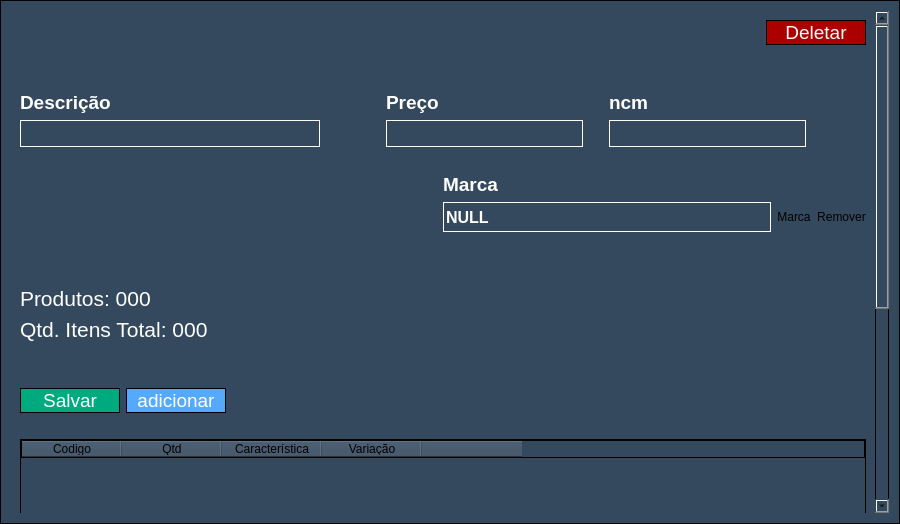
<?xml version="1.0" encoding="UTF-8"?>
<ui version="4.0">
 <class>Dialog</class>
 <widget class="QDialog" name="Dialog">
  <property name="windowModality">
   <enum>Qt::ApplicationModal</enum>
  </property>
  <property name="geometry">
   <rect>
    <x>0</x>
    <y>0</y>
    <width>900</width>
    <height>524</height>
   </rect>
  </property>
  <property name="minimumSize">
   <size>
    <width>900</width>
    <height>500</height>
   </size>
  </property>
  <property name="windowTitle">
   <string>Produto</string>
  </property>
  <property name="styleSheet">
   <string notr="true">background-color:#34495e;
border-color: rgb(0, 0, 0);
border:1px solid;

</string>
  </property>
  <property name="modal">
   <bool>true</bool>
  </property>
  <layout class="QGridLayout" name="gridLayout">
   <item row="0" column="1">
    <layout class="QGridLayout" name="gridLayout_2"/>
   </item>
   <item row="1" column="1">
    <widget class="QScrollArea" name="scrollArea">
     <property name="styleSheet">
      <string notr="true">border:none;
</string>
     </property>
     <property name="widgetResizable">
      <bool>true</bool>
     </property>
     <widget class="QWidget" name="scrollAreaWidgetContents_2">
      <property name="geometry">
       <rect>
        <x>0</x>
        <y>0</y>
        <width>865</width>
        <height>914</height>
       </rect>
      </property>
      <layout class="QGridLayout" name="gridLayout_3">
       <item row="2" column="0">
        <spacer name="horizontalSpacer_2">
         <property name="orientation">
          <enum>Qt::Horizontal</enum>
         </property>
         <property name="sizeHint" stdset="0">
          <size>
           <width>40</width>
           <height>20</height>
          </size>
         </property>
        </spacer>
       </item>
       <item row="8" column="0">
        <spacer name="horizontalSpacer_6">
         <property name="orientation">
          <enum>Qt::Horizontal</enum>
         </property>
         <property name="sizeHint" stdset="0">
          <size>
           <width>40</width>
           <height>20</height>
          </size>
         </property>
        </spacer>
       </item>
       <item row="1" column="0">
        <layout class="QHBoxLayout" name="horizontalLayout_14">
         <item>
          <spacer name="horizontalSpacer_30">
           <property name="orientation">
            <enum>Qt::Horizontal</enum>
           </property>
           <property name="sizeHint" stdset="0">
            <size>
             <width>40</width>
             <height>20</height>
            </size>
           </property>
          </spacer>
         </item>
         <item>
          <widget class="QPushButton" name="pushButton_deletar">
           <property name="minimumSize">
            <size>
             <width>100</width>
             <height>0</height>
            </size>
           </property>
           <property name="font">
            <font>
             <pointsize>14</pointsize>
            </font>
           </property>
           <property name="cursor">
            <cursorShape>PointingHandCursor</cursorShape>
           </property>
           <property name="styleSheet">
            <string notr="true">border:1px solid;
color: rgb(255, 255, 255);
background-color: rgb(170, 0, 0);</string>
           </property>
           <property name="text">
            <string>Deletar</string>
           </property>
          </widget>
         </item>
        </layout>
       </item>
       <item row="3" column="0">
        <layout class="QHBoxLayout" name="horizontalLayout">
         <item>
          <layout class="QVBoxLayout" name="verticalLayout">
           <item>
            <spacer name="horizontalSpacer_3">
             <property name="orientation">
              <enum>Qt::Horizontal</enum>
             </property>
             <property name="sizeHint" stdset="0">
              <size>
               <width>40</width>
               <height>20</height>
              </size>
             </property>
            </spacer>
           </item>
           <item>
            <widget class="QLabel" name="label">
             <property name="maximumSize">
              <size>
               <width>16777215</width>
               <height>30</height>
              </size>
             </property>
             <property name="font">
              <font>
               <pointsize>14</pointsize>
               <weight>75</weight>
               <bold>true</bold>
              </font>
             </property>
             <property name="styleSheet">
              <string notr="true">color: rgb(255, 255, 255);
border:none;</string>
             </property>
             <property name="text">
              <string>Descrição</string>
             </property>
            </widget>
           </item>
           <item>
            <widget class="QLineEdit" name="lineEdit_produto_descricao">
             <property name="minimumSize">
              <size>
               <width>300</width>
               <height>0</height>
              </size>
             </property>
             <property name="font">
              <font>
               <pointsize>14</pointsize>
              </font>
             </property>
             <property name="styleSheet">
              <string notr="true">color: rgb(255, 255, 255);
border:1px solid;
border-color: rgb(255, 255, 255);</string>
             </property>
             <property name="maxLength">
              <number>30</number>
             </property>
            </widget>
           </item>
           <item>
            <spacer name="verticalSpacer">
             <property name="orientation">
              <enum>Qt::Vertical</enum>
             </property>
             <property name="sizeHint" stdset="0">
              <size>
               <width>20</width>
               <height>40</height>
              </size>
             </property>
            </spacer>
           </item>
          </layout>
         </item>
         <item>
          <spacer name="verticalSpacer_6">
           <property name="orientation">
            <enum>Qt::Vertical</enum>
           </property>
           <property name="sizeHint" stdset="0">
            <size>
             <width>20</width>
             <height>40</height>
            </size>
           </property>
          </spacer>
         </item>
         <item>
          <spacer name="verticalSpacer_5">
           <property name="orientation">
            <enum>Qt::Vertical</enum>
           </property>
           <property name="sizeHint" stdset="0">
            <size>
             <width>20</width>
             <height>40</height>
            </size>
           </property>
          </spacer>
         </item>
         <item>
          <spacer name="verticalSpacer_7">
           <property name="orientation">
            <enum>Qt::Vertical</enum>
           </property>
           <property name="sizeHint" stdset="0">
            <size>
             <width>20</width>
             <height>40</height>
            </size>
           </property>
          </spacer>
         </item>
         <item>
          <layout class="QVBoxLayout" name="verticalLayout_2">
           <item>
            <spacer name="horizontalSpacer_4">
             <property name="orientation">
              <enum>Qt::Horizontal</enum>
             </property>
             <property name="sizeHint" stdset="0">
              <size>
               <width>40</width>
               <height>20</height>
              </size>
             </property>
            </spacer>
           </item>
           <item>
            <widget class="QLabel" name="label_2">
             <property name="maximumSize">
              <size>
               <width>16777215</width>
               <height>30</height>
              </size>
             </property>
             <property name="font">
              <font>
               <pointsize>14</pointsize>
               <weight>75</weight>
               <bold>true</bold>
              </font>
             </property>
             <property name="styleSheet">
              <string notr="true">color: rgb(255, 255, 255);
border:none;</string>
             </property>
             <property name="text">
              <string>Preço</string>
             </property>
            </widget>
           </item>
           <item>
            <widget class="QLineEdit" name="lineEdit_produto_preco">
             <property name="font">
              <font>
               <pointsize>14</pointsize>
              </font>
             </property>
             <property name="styleSheet">
              <string notr="true">color: rgb(255, 255, 255);
border:1px solid;
border-color: rgb(255, 255, 255);</string>
             </property>
             <property name="maxLength">
              <number>25</number>
             </property>
            </widget>
           </item>
           <item>
            <spacer name="verticalSpacer_4">
             <property name="orientation">
              <enum>Qt::Vertical</enum>
             </property>
             <property name="sizeHint" stdset="0">
              <size>
               <width>20</width>
               <height>40</height>
              </size>
             </property>
            </spacer>
           </item>
           <item>
            <spacer name="verticalSpacer_2">
             <property name="orientation">
              <enum>Qt::Vertical</enum>
             </property>
             <property name="sizeHint" stdset="0">
              <size>
               <width>20</width>
               <height>40</height>
              </size>
             </property>
            </spacer>
           </item>
          </layout>
         </item>
         <item>
          <spacer name="verticalSpacer_52">
           <property name="orientation">
            <enum>Qt::Vertical</enum>
           </property>
           <property name="sizeHint" stdset="0">
            <size>
             <width>20</width>
             <height>40</height>
            </size>
           </property>
          </spacer>
         </item>
         <item>
          <layout class="QVBoxLayout" name="verticalLayout_3">
           <item>
            <spacer name="horizontalSpacer_5">
             <property name="orientation">
              <enum>Qt::Horizontal</enum>
             </property>
             <property name="sizeHint" stdset="0">
              <size>
               <width>40</width>
               <height>20</height>
              </size>
             </property>
            </spacer>
           </item>
           <item>
            <widget class="QLabel" name="label_3">
             <property name="maximumSize">
              <size>
               <width>16777215</width>
               <height>30</height>
              </size>
             </property>
             <property name="font">
              <font>
               <pointsize>14</pointsize>
               <weight>75</weight>
               <bold>true</bold>
              </font>
             </property>
             <property name="styleSheet">
              <string notr="true">color: rgb(255, 255, 255);
border:none;</string>
             </property>
             <property name="text">
              <string>ncm</string>
             </property>
            </widget>
           </item>
           <item>
            <widget class="QLineEdit" name="lineEdit_produto_ncm">
             <property name="font">
              <font>
               <pointsize>14</pointsize>
              </font>
             </property>
             <property name="styleSheet">
              <string notr="true">color: rgb(255, 255, 255);
border:1px solid;
border-color: rgb(255, 255, 255);</string>
             </property>
             <property name="maxLength">
              <number>15</number>
             </property>
            </widget>
           </item>
           <item>
            <spacer name="verticalSpacer_3">
             <property name="orientation">
              <enum>Qt::Vertical</enum>
             </property>
             <property name="sizeHint" stdset="0">
              <size>
               <width>20</width>
               <height>40</height>
              </size>
             </property>
            </spacer>
           </item>
          </layout>
         </item>
         <item>
          <spacer name="verticalSpacer_8">
           <property name="orientation">
            <enum>Qt::Vertical</enum>
           </property>
           <property name="sizeHint" stdset="0">
            <size>
             <width>20</width>
             <height>40</height>
            </size>
           </property>
          </spacer>
         </item>
         <item>
          <spacer name="verticalSpacer_9">
           <property name="orientation">
            <enum>Qt::Vertical</enum>
           </property>
           <property name="sizeHint" stdset="0">
            <size>
             <width>20</width>
             <height>40</height>
            </size>
           </property>
          </spacer>
         </item>
         <item>
          <spacer name="verticalSpacer_49">
           <property name="orientation">
            <enum>Qt::Vertical</enum>
           </property>
           <property name="sizeHint" stdset="0">
            <size>
             <width>20</width>
             <height>40</height>
            </size>
           </property>
          </spacer>
         </item>
        </layout>
       </item>
       <item row="6" column="0">
        <widget class="QLabel" name="label_menssage_produto_ver">
         <property name="font">
          <font>
           <pointsize>14</pointsize>
          </font>
         </property>
         <property name="styleSheet">
          <string notr="true">
color: rgb(170, 0, 0);</string>
         </property>
         <property name="text">
          <string/>
         </property>
        </widget>
       </item>
       <item row="11" column="0">
        <widget class="QTableWidget" name="tableWidget_produto_pesquisar">
         <property name="minimumSize">
          <size>
           <width>0</width>
           <height>400</height>
          </size>
         </property>
         <property name="styleSheet">
          <string notr="true">background-color:#34495e;
border-color: rgb(0, 0, 0);
border:1px solid;
selection-color:None;
selection-background-color:None;border:1px solid;</string>
         </property>
         <attribute name="verticalHeaderDefaultSectionSize">
          <number>60</number>
         </attribute>
         <column>
          <property name="text">
           <string>Codigo</string>
          </property>
         </column>
         <column>
          <property name="text">
           <string>Qtd</string>
          </property>
         </column>
         <column>
          <property name="text">
           <string>Característica</string>
          </property>
         </column>
         <column>
          <property name="text">
           <string>Variação</string>
          </property>
         </column>
         <column>
          <property name="text">
           <string/>
          </property>
         </column>
        </widget>
       </item>
       <item row="10" column="0">
        <spacer name="horizontalSpacer_7">
         <property name="orientation">
          <enum>Qt::Horizontal</enum>
         </property>
         <property name="sizeHint" stdset="0">
          <size>
           <width>40</width>
           <height>20</height>
          </size>
         </property>
        </spacer>
       </item>
       <item row="9" column="0">
        <layout class="QVBoxLayout" name="verticalLayout_17">
         <item>
          <widget class="QLabel" name="label_produto_qtd_produtos">
           <property name="font">
            <font>
             <pointsize>16</pointsize>
            </font>
           </property>
           <property name="styleSheet">
            <string notr="true">color: rgb(255, 255, 255);</string>
           </property>
           <property name="text">
            <string>Produtos: 000</string>
           </property>
          </widget>
         </item>
         <item>
          <widget class="QLabel" name="label_produto_qtd_itens">
           <property name="font">
            <font>
             <pointsize>16</pointsize>
            </font>
           </property>
           <property name="styleSheet">
            <string notr="true">color: rgb(255, 255, 255);</string>
           </property>
           <property name="text">
            <string>Qtd. Itens Total: 000</string>
           </property>
          </widget>
         </item>
         <item>
          <spacer name="horizontalSpacer">
           <property name="orientation">
            <enum>Qt::Horizontal</enum>
           </property>
           <property name="sizeHint" stdset="0">
            <size>
             <width>40</width>
             <height>20</height>
            </size>
           </property>
          </spacer>
         </item>
         <item>
          <spacer name="horizontalSpacer_8">
           <property name="orientation">
            <enum>Qt::Horizontal</enum>
           </property>
           <property name="sizeHint" stdset="0">
            <size>
             <width>40</width>
             <height>20</height>
            </size>
           </property>
          </spacer>
         </item>
         <item>
          <layout class="QHBoxLayout" name="horizontalLayout_13">
           <item>
            <widget class="QPushButton" name="pushButton_salvar">
             <property name="minimumSize">
              <size>
               <width>100</width>
               <height>0</height>
              </size>
             </property>
             <property name="font">
              <font>
               <pointsize>14</pointsize>
              </font>
             </property>
             <property name="cursor">
              <cursorShape>PointingHandCursor</cursorShape>
             </property>
             <property name="styleSheet">
              <string notr="true">border:1px solid;

color: rgb(255, 255, 255);
background-color: rgb(0, 170, 127);</string>
             </property>
             <property name="text">
              <string>Salvar</string>
             </property>
            </widget>
           </item>
           <item>
            <widget class="QPushButton" name="pushButton_adicionar">
             <property name="minimumSize">
              <size>
               <width>100</width>
               <height>0</height>
              </size>
             </property>
             <property name="font">
              <font>
               <pointsize>14</pointsize>
              </font>
             </property>
             <property name="cursor">
              <cursorShape>PointingHandCursor</cursorShape>
             </property>
             <property name="styleSheet">
              <string notr="true">border:1px solid;
color: rgb(255, 255, 255);
background-color: rgb(85, 170, 255);</string>
             </property>
             <property name="text">
              <string>adicionar</string>
             </property>
            </widget>
           </item>
           <item>
            <spacer name="horizontalSpacer_29">
             <property name="orientation">
              <enum>Qt::Horizontal</enum>
             </property>
             <property name="sizeHint" stdset="0">
              <size>
               <width>40</width>
               <height>20</height>
              </size>
             </property>
            </spacer>
           </item>
          </layout>
         </item>
        </layout>
       </item>
       <item row="5" column="0">
        <layout class="QHBoxLayout" name="horizontalLayout_2">
         <item>
          <spacer name="horizontalSpacer_9">
           <property name="orientation">
            <enum>Qt::Horizontal</enum>
           </property>
           <property name="sizeHint" stdset="0">
            <size>
             <width>40</width>
             <height>20</height>
            </size>
           </property>
          </spacer>
         </item>
         <item>
          <layout class="QVBoxLayout" name="verticalLayout_9">
           <item>
            <spacer name="horizontalSpacer_10">
             <property name="orientation">
              <enum>Qt::Horizontal</enum>
             </property>
             <property name="sizeHint" stdset="0">
              <size>
               <width>40</width>
               <height>20</height>
              </size>
             </property>
            </spacer>
           </item>
           <item>
            <widget class="QLabel" name="label_9">
             <property name="font">
              <font>
               <pointsize>14</pointsize>
               <weight>75</weight>
               <bold>true</bold>
              </font>
             </property>
             <property name="styleSheet">
              <string notr="true">color: rgb(255, 255, 255);</string>
             </property>
             <property name="text">
              <string>Marca</string>
             </property>
            </widget>
           </item>
           <item>
            <layout class="QHBoxLayout" name="horizontalLayout_15">
             <item>
              <widget class="QLineEdit" name="lineEdit_marca">
               <property name="enabled">
                <bool>false</bool>
               </property>
               <property name="minimumSize">
                <size>
                 <width>10</width>
                 <height>30</height>
                </size>
               </property>
               <property name="font">
                <font>
                 <pointsize>12</pointsize>
                 <weight>75</weight>
                 <bold>true</bold>
                </font>
               </property>
               <property name="styleSheet">
                <string notr="true">color: rgb(255, 255, 255);
border:1px solid;
border-color: rgb(255, 255, 255);</string>
               </property>
               <property name="text">
                <string>NULL</string>
               </property>
               <property name="maxLength">
                <number>50</number>
               </property>
              </widget>
             </item>
             <item>
              <widget class="QPushButton" name="pushButton_Marca">
               <property name="cursor">
                <cursorShape>PointingHandCursor</cursorShape>
               </property>
               <property name="text">
                <string>Marca</string>
               </property>
               <property name="flat">
                <bool>false</bool>
               </property>
              </widget>
             </item>
             <item>
              <widget class="QPushButton" name="pushButton_remover_marca">
               <property name="cursor">
                <cursorShape>PointingHandCursor</cursorShape>
               </property>
               <property name="text">
                <string>Remover</string>
               </property>
              </widget>
             </item>
            </layout>
           </item>
           <item>
            <spacer name="verticalSpacer_21">
             <property name="orientation">
              <enum>Qt::Vertical</enum>
             </property>
             <property name="sizeHint" stdset="0">
              <size>
               <width>20</width>
               <height>40</height>
              </size>
             </property>
            </spacer>
           </item>
          </layout>
         </item>
        </layout>
       </item>
      </layout>
     </widget>
    </widget>
   </item>
  </layout>
 </widget>
 <resources/>
 <connections/>
</ui>
